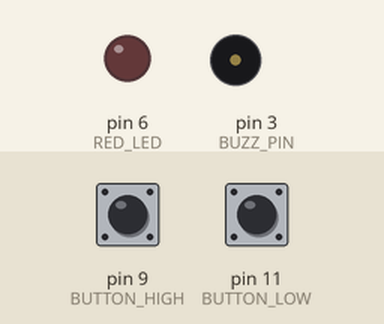
A sketch run on a simulated Arduino Uno, built with avr-gcc and run on an emulated ATmega328P. Shown: output pins drawn as LEDs (lit = HIGH), buzzer (waves = sounding, pin HIGH). The test bench sets the inputs (shaded band); at power-on: pin 9 (BUTTON_HIGH) HIGH, pin 11 (BUTTON_LOW) HIGH. What the sketch prints to the serial monitor is not drawn.

Above: at 1.2 s.
1.3 s: pin 9 (BUTTON_HIGH) pulled LOW for 1 s
At 3.4 s:
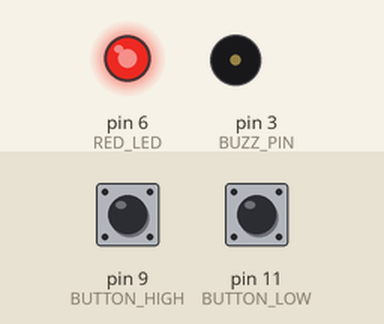
3.8 s: pin 9 (BUTTON_HIGH) pulled LOW for 3.2 s
At 5.1 s:
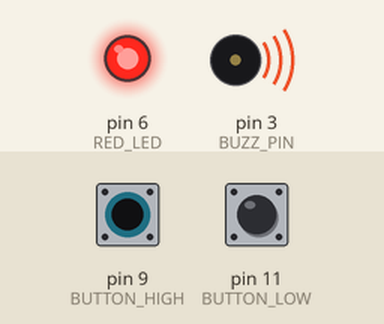
8.5 s: pin 11 (BUTTON_LOW) pulled LOW for 0.15 s
At 9.8 s:
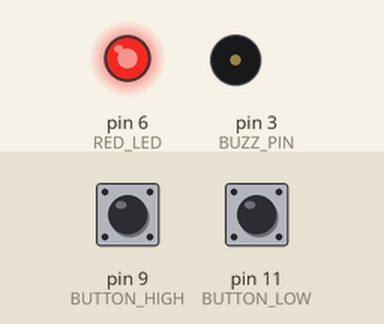
10.1 s: pin 11 (BUTTON_LOW) pulled LOW for 1 s
At 11.4 s:
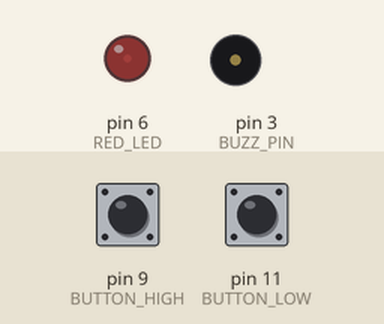
Timing chart, 0 to 13.1 s (numbered marks = the images above; inputs shaded):
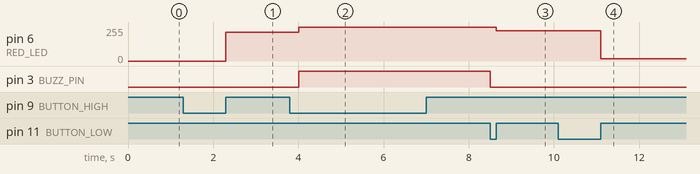

The sketch:

Lesson_29_-_Using_Push_Buttons_to_Create_Dimmable_LEDs.ino
```cpp
//We are changing the brightness of LEDs using pull up resistor push buttons
//At max brightness, the active buzzer will turn on
//Declaring Variables
int BUTTON_LOW = 11;
int BUTTON_HIGH = 9;
int RED_LED = 6;
int BUZZ_PIN = 3;
int BUTTON_HIGH_VAL;
int BUTTON_LOW_VAL;
int LED_BRIGHTNESS = 0;

void setup() {
  //Starting Serial Monitor
  Serial.begin(9600);

  //Starting Diodes
  pinMode(RED_LED, OUTPUT);
  pinMode(BUTTON_HIGH, INPUT);
  pinMode(BUTTON_LOW, INPUT);
  pinMode(BUZZ_PIN, OUTPUT);
}

void loop() {
  //Reading Button Values
  BUTTON_HIGH_VAL = digitalRead(BUTTON_HIGH);
  BUTTON_LOW_VAL = digitalRead(BUTTON_LOW);

  //Brightness increases while pushing right button
  if (BUTTON_HIGH_VAL == 0) {
    LED_BRIGHTNESS = LED_BRIGHTNESS + 1;
  }

  //Brightness decreases while pushing left button
  if (BUTTON_LOW_VAL == 0) {
    LED_BRIGHTNESS = LED_BRIGHTNESS - 1;
  }

  //Constraining lowest brightness value to 0
  if (LED_BRIGHTNESS < 0) {
    LED_BRIGHTNESS = 0;
  }

  //Constraining maximum brightness value to 255
  if (LED_BRIGHTNESS > 255) {
    LED_BRIGHTNESS = 255;
  }

//Turning on active buzzer at maximum brightness
if (LED_BRIGHTNESS == 255){
  digitalWrite(BUZZ_PIN, HIGH);
}

//Turning off active buzzer at maximum brightness
if (LED_BRIGHTNESS < 255){
  digitalWrite(BUZZ_PIN, LOW);
}

  //Turning on LED with requested brightness
  analogWrite(RED_LED, LED_BRIGHTNESS);

  //Printing brightness value
  Serial.println(LED_BRIGHTNESS);
}
```

Measured:
- after the input at 1.3 s, pin 6 (RED_LED): 0/255 → 214/255 after 1.0 s
- after the input at 3.8 s, pin 6 (RED_LED): 214/255 → 255/255 after 0.21 s; pin 3 (BUZZ_PIN): LOW → HIGH after 0.21 s
- after the input at 8.5 s, pin 6 (RED_LED): 255/255 → 226/255 after 0.15 s; pin 3 (BUZZ_PIN): HIGH → LOW at once
- after the input at 10.1 s, pin 6 (RED_LED): 226/255 → 17/255 after 1.0 s
